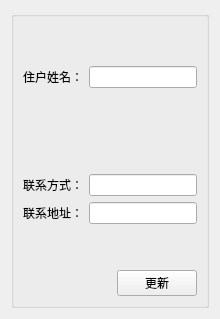
     <widget class="QWidget" name="tab_2">
      <attribute name="title">
       <string>个人中心</string>
      </attribute>
      <layout class="QGridLayout" name="gridLayout_4">
       <item row="0" column="0">
        <layout class="QHBoxLayout" name="horizontalLayout_17">
         <item>
          <widget class="QGroupBox" name="groupBox_2">
           <property name="title">
            <string/>
           </property>
           <layout class="QGridLayout" name="gridLayout">
            <item row="1" column="0">
             <layout class="QVBoxLayout" name="verticalLayout_3">
              <item>
               <spacer name="verticalSpacer_5">
                <property name="orientation">
                 <enum>Qt::Vertical</enum>
                </property>
                <property name="sizeHint" stdset="0">
                 <size>
                  <width>20</width>
                  <height>40</height>
                 </size>
                </property>
               </spacer>
              </item>
              <item>
               <layout class="QHBoxLayout" name="horizontalLayout_6">
                <item>
                 <widget class="QLabel" name="label_4">
                  <property name="text">
                   <string>住户姓名：</string>
                  </property>
                 </widget>
                </item>
                <item>
                 <widget class="QLineEdit" name="lineEdit_2"/>
                </item>
               </layout>
              </item>
              <item>
               <spacer name="verticalSpacer_4">
                <property name="orientation">
                 <enum>Qt::Vertical</enum>
                </property>
                <property name="sizeHint" stdset="0">
                 <size>
                  <width>20</width>
                  <height>40</height>
                 </size>
                </property>
               </spacer>
              </item>
              <item>
               <spacer name="verticalSpacer_3">
                <property name="orientation">
                 <enum>Qt::Vertical</enum>
                </property>
                <property name="sizeHint" stdset="0">
                 <size>
                  <width>20</width>
                  <height>40</height>
                 </size>
                </property>
               </spacer>
              </item>
              <item>
               <layout class="QHBoxLayout" name="horizontalLayout_9">
                <item>
                 <widget class="QLabel" name="label_7">
                  <property name="text">
                   <string>联系方式：</string>
                  </property>
                 </widget>
                </item>
                <item>
                 <widget class="QLineEdit" name="lineEdit_5"/>
                </item>
               </layout>
              </item>
              <item>
               <layout class="QHBoxLayout" name="horizontalLayout_7">
                <item>
                 <widget class="QLabel" name="label_5">
                  <property name="text">
                   <string>联系地址：</string>
                  </property>
                 </widget>
                </item>
                <item>
                 <widget class="QLineEdit" name="lineEdit_3"/>
                </item>
               </layout>
              </item>
              <item>
               <spacer name="verticalSpacer_2">
                <property name="orientation">
                 <enum>Qt::Vertical</enum>
                </property>
                <property name="sizeHint" stdset="0">
                 <size>
                  <width>20</width>
                  <height>40</height>
                 </size>
                </property>
               </spacer>
              </item>
              <item>
               <layout class="QHBoxLayout" name="horizontalLayout_10">
                <item>
                 <spacer name="horizontalSpacer_3">
                  <property name="orientation">
                   <enum>Qt::Horizontal</enum>
                  </property>
                  <property name="sizeHint" stdset="0">
                   <size>
                    <width>40</width>
                    <height>20</height>
                   </size>
                  </property>
                 </spacer>
                </item>
                <item>
                 <widget class="QPushButton" name="modifyBtn">
                  <property name="text">
                   <string>更新</string>
                  </property>
                 </widget>
                </item>
               </layout>
              </item>
             </layout>
            </item>
            <item row="0" column="0">
             <layout class="QVBoxLayout" name="verticalLayout_6"/>
            </item>
            <item row="2" column="0">
             <layout class="QVBoxLayout" name="verticalLayout_7"/>
            </item>
           </layout>
          </widget>
         </item>
        </layout>
       </item>
      </layout>
     </widget>
